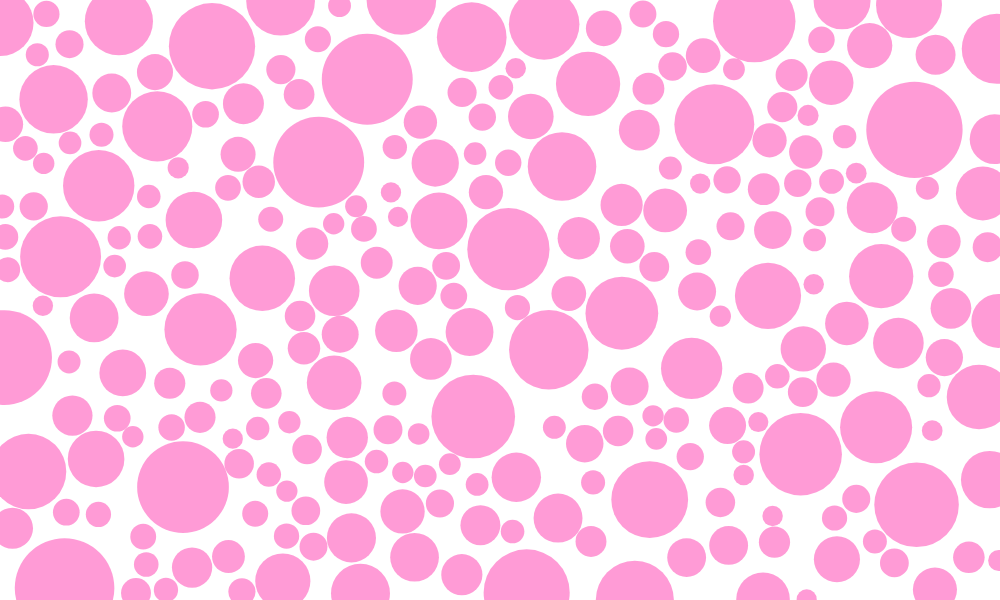
Frame 1 (no input)
Frame 60 (no input): identical to frame 1, image omitted
Frame 120 (the mouse pressed at the canvas centre since frame 60): identical to frame 1, image omitted

The p5.js sketch that drew this single still picture (run headless with seeded random() and noise() and a simulated clock; from frame 60 on, the mouse is pressed at the canvas centre):

// p5.js sketch
// ── sketch.js
function preload(){
  // preload assets
}

var circles = [];

function setup() {
  createCanvas(1000, 600);

  var overlapping = false;

  var protection = 0;

  while (circles.length < 300) {
  //for (var i = 0; i < 50; i++) {
    var circle = {
      x: random(width),
      y: random(height),
      r: random(10, 50)
    }

    var overlapping = false;

    for (var j = 0; j < circles.length; j++) {
      var other = circles[j];
      var d = dist(circle.x, circle.y, other.x, other.y );
      if (d < circle.r + other.r) {
        overlapping = true;
        break;
      }
    }

    if (!overlapping) {
    circles.push(circle);
    }

    protection++;

    if (protection > 10000) {
      break;
    }
  }

  for (var i = 0; i < circles.length; i++) {
    fill(255, 0, 150, 100);
    noStroke();
    ellipse(circles[i].x, circles[i].y, circles[i].r*2, circles[i].r*2);
  }

}

function draw() {
  

  
}
